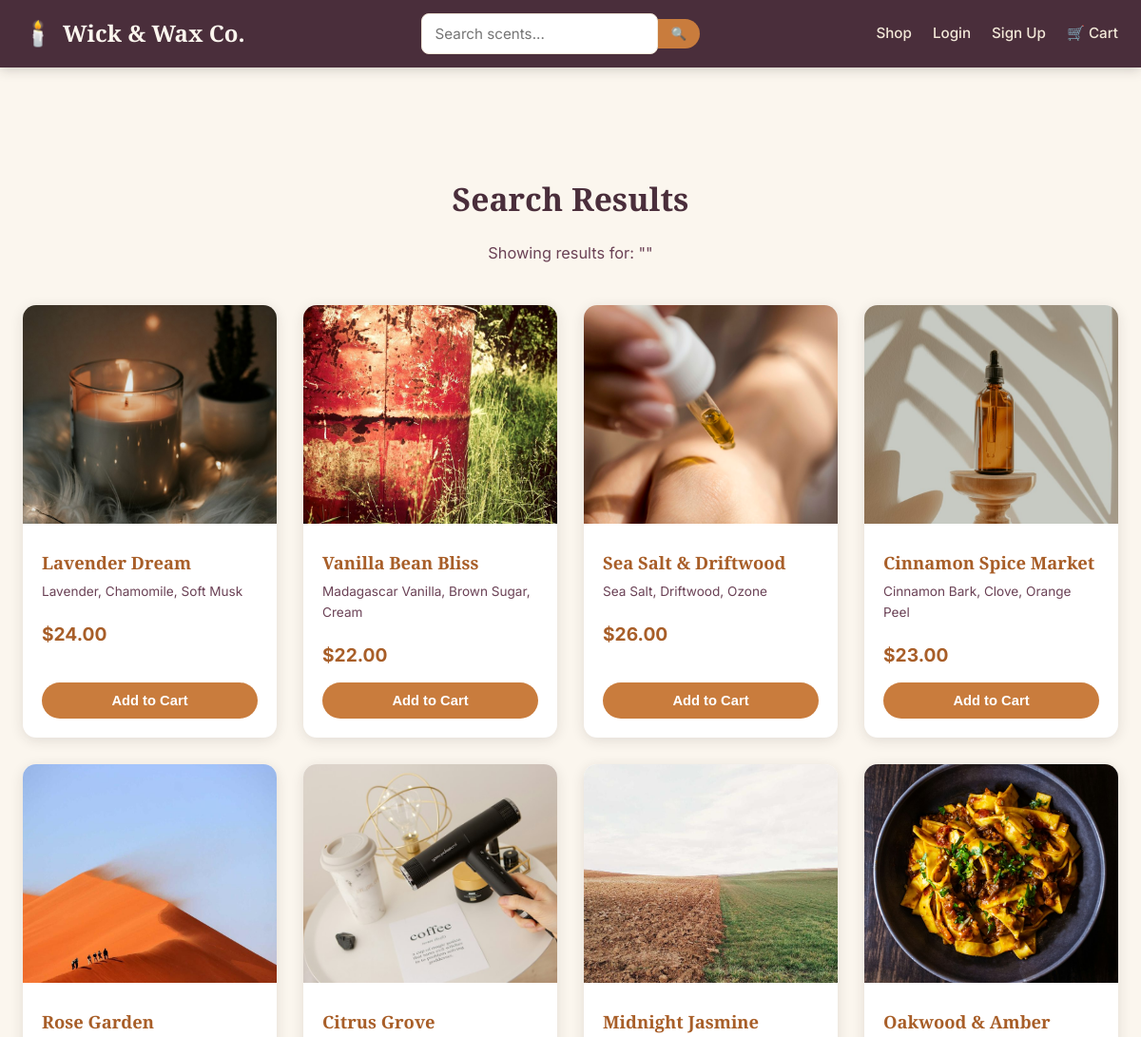
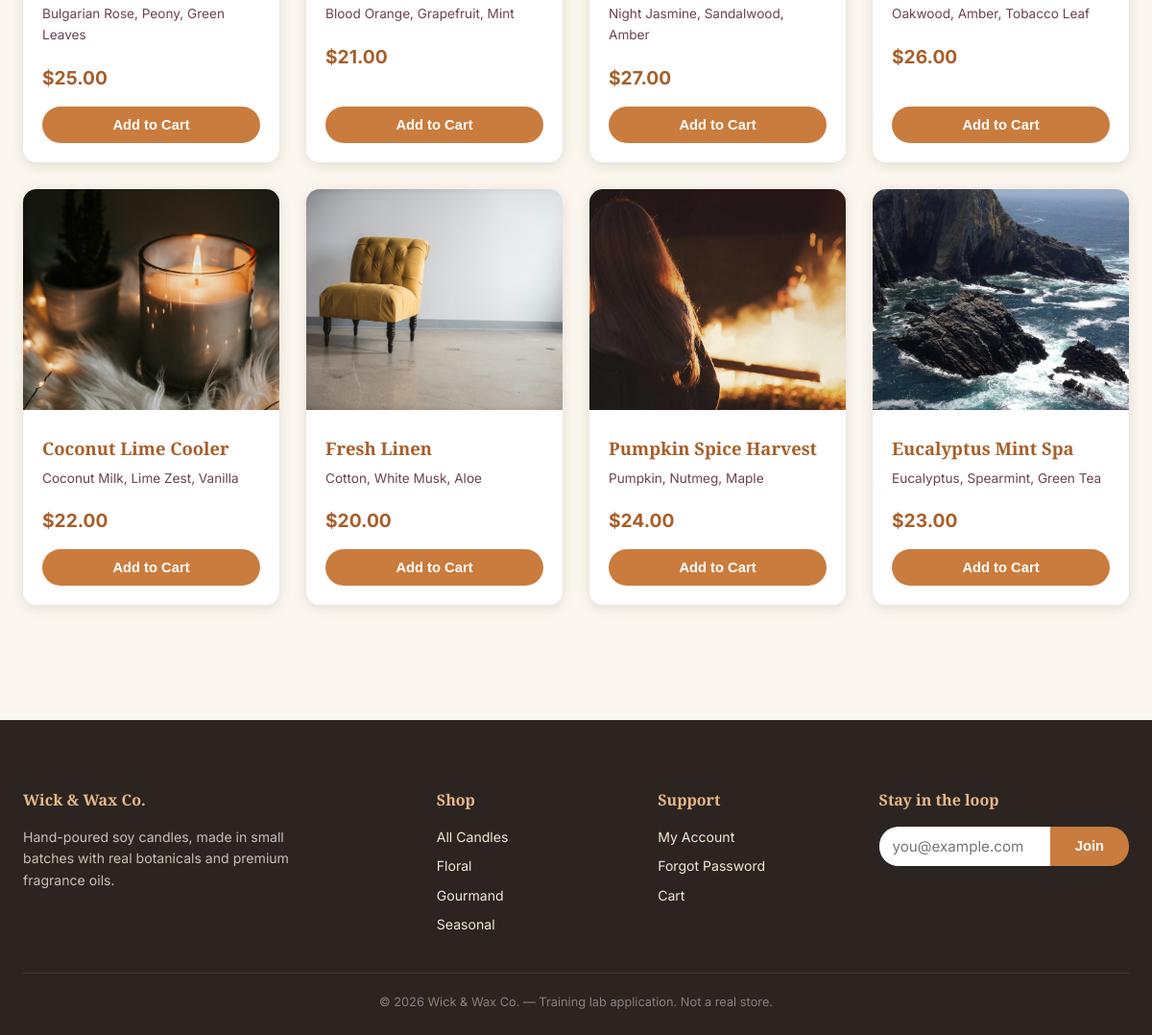
Screenshot of /search with the database file from the repository (2 pictures, top to bottom).
### tables this page shows
CREATE TABLE products (
            id INTEGER PRIMARY KEY AUTOINCREMENT,
            name TEXT NOT NULL,
            slug TEXT NOT NULL,
            category_id INTEGER,
            price REAL NOT NULL,
            scent_notes TEXT,
            burn_time TEXT,
            description TEXT,
            image TEXT,
            stock INTEGER DEFAULT 50,
            featured INTEGER DEFAULT 0,
            FOREIGN KEY (category_id) REFERENCES categories (id)
        );

### app.py (the view)
@app.route("/search")
def search():
    q = request.args.get("q", "")
    db = get_db()
    results = db.execute(
        "SELECT * FROM products WHERE name LIKE ? OR description LIKE ?",
        (f"%{q}%", f"%{q}%"),
    ).fetchall()
    return render_template("search.html", query=q, results=results)  # query rendered |safe in template

### app.py (called while the page is built)
@app.after_request
def add_permissive_headers(resp):
    resp.headers["Access-Control-Allow-Origin"] = "*"
    resp.headers["Access-Control-Allow-Credentials"] = "true"
    resp.headers["Access-Control-Allow-Headers"] = "*"
    resp.headers["Access-Control-Allow-Methods"] = "*"
    return resp

def get_db():
    if "db" not in g:
        g.db = sqlite3.connect(DB_PATH)
        g.db.row_factory = sqlite3.Row
    return g.db

@app.context_processor
def inject_globals():
    return {
        "current_user": session.get("username"),
        "is_admin": session.get("is_admin", False),
        "cart_count": sum(item["qty"] for item in get_cart().values()) if get_cart() else 0,
    }

def get_cart():
    return session.get("cart", {})

### templates/search.html (shortened to what this page needs)
{% extends "base.html" %}
{% block content %}
<section class="section">
  <div class="container">
    <h1 class="section-title">Search Results</h1>
    <p class="section-subtitle">Showing results for: "{{ query | safe }}"</p>
    <div class="product-grid">
      {% for p in results %}
      <div class="product-card">
        <a href="{{ url_for('product_detail', id=p.id) }}">
          <img src="{{ url_for('static', filename='images/products/' + p.image) }}" alt="{{ p.name }}">
        </a>
        <div class="product-card-body">
          <h3><a href="{{ url_for('product_detail', id=p.id) }}">{{ p.name }}</a></h3>
          <div class="product-scent">{{ p.scent_notes }}</div>
          <div class="product-price">${{ "%.2f"|format(p.price) }}</div>
          <form action="{{ url_for('add_to_cart', product_id=p.id) }}" method="post" style="margin-top:auto;">
            <button type="submit" class="btn btn-primary btn-block">Add to Cart</button>
          </form>
        </div>
      </div>
      {% endfor %}
    </div>
  </div>
</section>
{% endblock %}

### static/css/style.css (style rules this page uses)
:root { --cream: #FBF6EE; --cream-dark: #F2E8D8; --amber: #C97C3D; --amber-dark: #A85E28; --amber-light: #E8B889; --plum: #4A2E3B; --plum-light: #6B4256; --charcoal: #2B2420; --sage: #7C8A6F; --success: #5C8A5C; --danger: #B84B4B; --warning: #C99A3D; --info: #4B7EA8; --shadow: rgba(43, 36, 32, 0.12); --shadow-lg: rgba(43, 36, 32, 0.22); --radius: 14px; --radius-sm: 8px; --font-display: 'Playfair Display', Georgia, serif; --font-body: 'Inter', -apple-system, BlinkMacSystemFont, 'Segoe UI', sans-serif; }
* { box-sizing: border-box; }
body { margin: 0; font-family: var(--font-body); background: var(--cream); color: var(--charcoal); line-height: 1.6; }
h1, h2, h3, h4, .display-font { font-family: var(--font-display); color: var(--plum); font-weight: 700; }
a { color: var(--amber-dark); text-decoration: none; transition: color .15s ease; }
.container { max-width: 1200px; margin: 0 auto; padding: 0 24px; }
.btn { display: inline-block; padding: 11px 26px; border-radius: 30px; font-weight: 600; font-size: .92rem; cursor: pointer; border: none; transition: transform .15s ease, box-shadow .15s ease, background .15s ease; text-align: center; }
.btn-primary { background: var(--amber); color: white; }
.btn-block { display: block; width: 100%; }
.section { padding: 60px 0; }
.section-title { text-align: center; margin-bottom: 8px; font-size: 2.1rem; }
.section-subtitle { text-align: center; color: var(--plum-light); margin-bottom: 42px; font-size: 1.02rem; }
.product-grid { display: grid; grid-template-columns: repeat(auto-fill, minmax(250px, 1fr)); gap: 28px; }
.product-card { background: white; border-radius: var(--radius); overflow: hidden; box-shadow: 0 3px 14px var(--shadow); transition: transform .2s ease, box-shadow .2s ease; display: flex; flex-direction: column; }
.product-card img { width: 100%; height: 230px; object-fit: cover; }
.product-card-body { padding: 18px 20px 20px; display: flex; flex-direction: column; flex: 1; }
.product-card-body h3 { font-size: 1.15rem; margin: 0 0 6px; }
.product-scent { color: var(--plum-light); font-size: .85rem; margin-bottom: 10px; }
.product-price { font-weight: 700; color: var(--amber-dark); font-size: 1.2rem; margin: 8px 0 14px; }

### rows the page displays
products: image (picture), name "Lavender Dream", scent_notes "Lavender, Chamomile, Soft Musk", price "24.00"
products: image (picture), name "Vanilla Bean Bliss", scent_notes "Madagascar Vanilla, Brown Sugar, Cream", price "22.00"
products: image (picture), name "Sea Salt & Driftwood", scent_notes "Sea Salt, Driftwood, Ozone", price "26.00"
products: image (picture), name "Cinnamon Spice Market", scent_notes "Cinnamon Bark, Clove, Orange Peel", price "23.00"
products: image (picture), name "Rose Garden", scent_notes "Bulgarian Rose, Peony, Green Leaves", price "25.00"
products: image (picture), name "Citrus Grove", scent_notes "Blood Orange, Grapefruit, Mint", price "21.00"
products: image (picture), name "Midnight Jasmine", scent_notes "Night Jasmine, Sandalwood, Amber", price "27.00"
products: image (picture), name "Oakwood & Amber", scent_notes "Oakwood, Amber, Tobacco Leaf", price "26.00"
products: image (picture), name "Coconut Lime Cooler", scent_notes "Coconut Milk, Lime Zest, Vanilla", price "22.00"
products: image (picture), name "Fresh Linen", scent_notes "Cotton, White Musk, Aloe", price "20.00"
products: image (picture), name "Pumpkin Spice Harvest", scent_notes "Pumpkin, Nutmeg, Maple", price "24.00"
products: image (picture), name "Eucalyptus Mint Spa", scent_notes "Eucalyptus, Spearmint, Green Tea", price "23.00"
